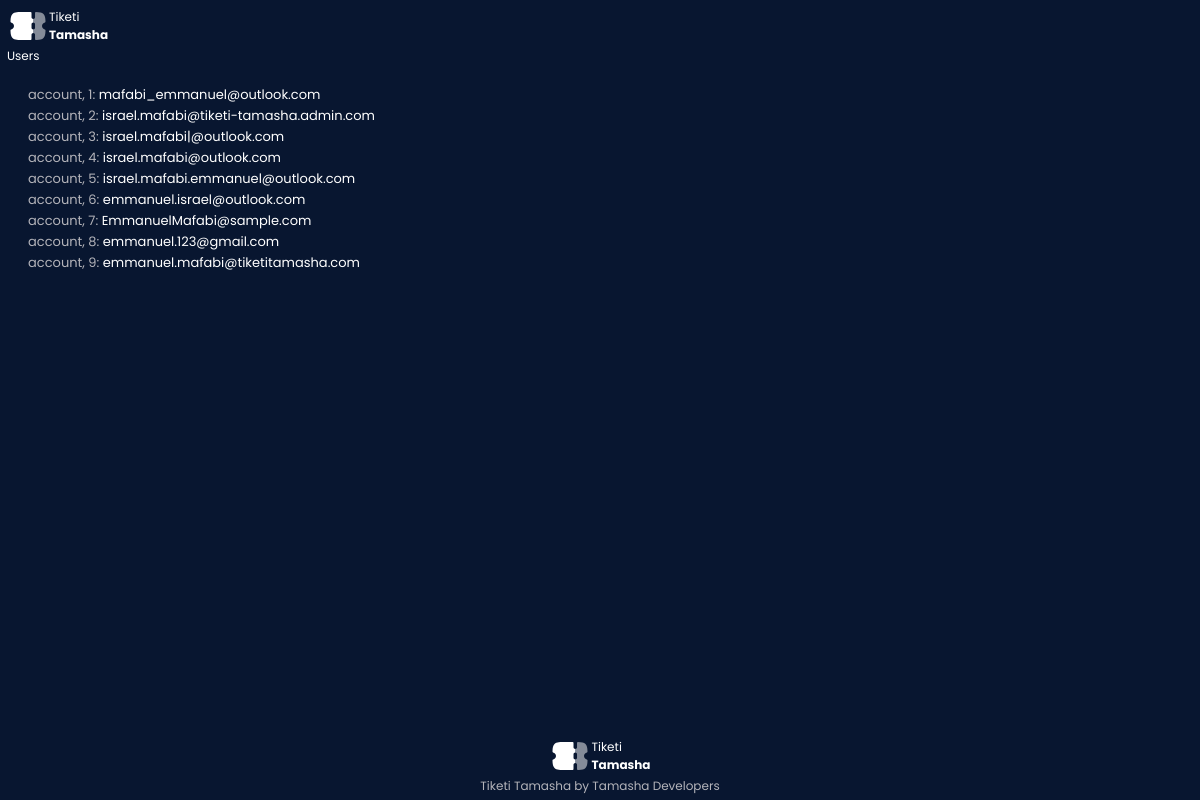
The page /debug/users/ on the database as committed earlier.
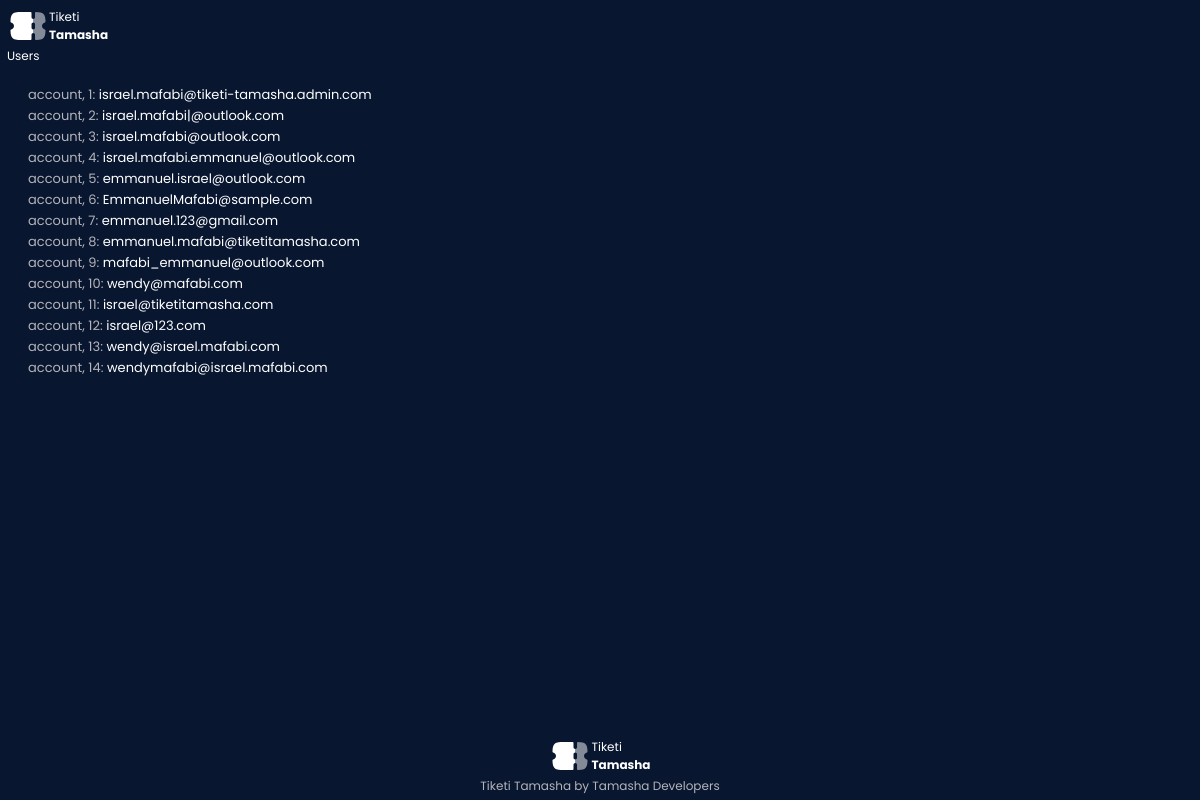
The same page on the database as committed later.
### app/models.py (models this page shows, shortened)
class User(db.Model):
    __tablename__ = 'users'
    id            = db.Column(db.Integer, primary_key=True)
    email         = db.Column(db.String(120), unique=True, nullable=False)
    password_hash = db.Column(db.String(255), nullable=False)     # Store hashed passwords
    role          = db.Column(db.String(50), default='customer')  # 'customer', 'organizer'
    phone_number  = db.Column(db.String(20), nullable=True)       # Add the phone number for the mpesa Implementation
    events        = db.relationship('Event', backref='organizer', lazy=True) # Organizers create events
    tickets       = db.relationship('Ticket', backref='customer', lazy=True, cascade='all, delete-orphan') # Customers buy tickets
    profile       = db.relationship('UserProfile', back_populates='user', uselist=False, cascade='all, delete-orphan') # User Profile

### app/routes.py (the view)
@auth_bp.route('/debug/users/', methods=['GET'])
def debug_users():
    users = User.query.all()
    emails = [(index + 1, user.email) for index, user in enumerate(users)]
    return render_template('emails.html', emails=emails)

### app/templates/emails.html (shortened to what this page needs)
<!DOCTYPE html>
<html lang="en">
    <head>
        <link rel="stylesheet" href="{{ url_for('static', filename='design.css') }}">
    </head>
    <body>
        <div class="tiketi-tamasha-header">
            <div class="tiketi-tamasha-logo">
                <img class="tiketi-tamasha-logo-image" src="{{ url_for('static', filename='assets/tiketi-tamasha-icon-high-res-white.svg') }}" alt="tiketi-tamasha">
                <div class="tiketi-tamasha-logo-title">
                    <div class="head">Tiketi</div>
                    <div class="enbold"><b>Tamasha</b></div>
                </div>
            </div>
            <div class="tiketi-tamasha-subheading">Users</div>
        </div>
        <div class="tiketi-tamasha-body">
            <ul class="tiketi-tamasha-list">
                {% for index, email in emails %}
                <li class="tiketi-tamasha-code-email"><div class="index">account, {{ index }}</div>:&nbsp; <div class="white">{{ email }}</div></li>
                {% endfor %}
            </ul>
        </div>
        <div class="tiketi-tamasha-footer">
            <div class="tiketi-tamasha-logo">
                <img class="tiketi-tamasha-logo-image" src="{{ url_for('static', filename='assets/tiketi-tamasha-icon-high-res-white.svg') }}" alt="tiketi-tamasha">
                <div class="tiketi-tamasha-logo-title">
                    <div class="head">Tiketi</div>
                    <div class="enbold"><b>Tamasha</b></div>
                </div>
            </div>
            <div class="tiketi-tamasha-developers">Tiketi Tamasha by Tamasha Developers</div>
        </div>
    </body>
</html>

### app/static/design.css (style rules this page uses)
:root { --tiketi-tamasha-cool-black: rgb(0, 0, 0); --tiketi-tamasha-cool-gray : rgb(134, 134, 139); --tiketi-tamasha-cool-gray-: rgb(180, 180, 186); --tiketi-tamasha-cool-white: white; --tiketi-tamasha-cool-blue : rgb(55, 144, 245); --tiketi-tamasha-theme-cool-blue : #1956d2; --tiketi-tamasha-theme-cool-dark-blue: #081630; --tiketi-tamasha-default-font: "Poppins", sans-serif; }
* { font-family: var(--tiketi-tamasha-default-font); box-sizing: border-box; margin: 0; padding: 0; outline: none; user-select: none; -webkit-user-select: none; -webkit-user-drag: none; -ms-user-select: none; -moz-user-select: none; transition: 500ms; overflow-x: hidden; }

Rows that differ between the two databases and show on the page:
removed User: id "1", email "mafabi_emmanuel@outlook.com"
computed for User "israel.mafabi@tiketi-tamasha.admin.com": id "2" → "1"
computed for User "israel.mafabi|@outlook.com": id "3" → "2"
computed for User "israel.mafabi@outlook.com": id "4" → "3"
computed for User "israel.mafabi.emmanuel@outlook.com": id "5" → "4"
changed User "emmanuel.israel@outlook.com": id "6" → "5"
computed for User "EmmanuelMafabi@sample.com": id "7" → "6"
computed for User "emmanuel.123@gmail.com": id "8" → "7"
computed for User "emmanuel.mafabi@tiketitamasha.com": id "9" → "8"
added User: index "9", email "mafabi_emmanuel@outlook.com"
added User: index "10", email "wendy@mafabi.com"
added User: index "11", email "israel@tiketitamasha.com"
added User: index "12", email "israel@123.com"
added User: index "13", email "wendy@israel.mafabi.com"
added User: index "14", email "wendymafabi@israel.mafabi.com"
